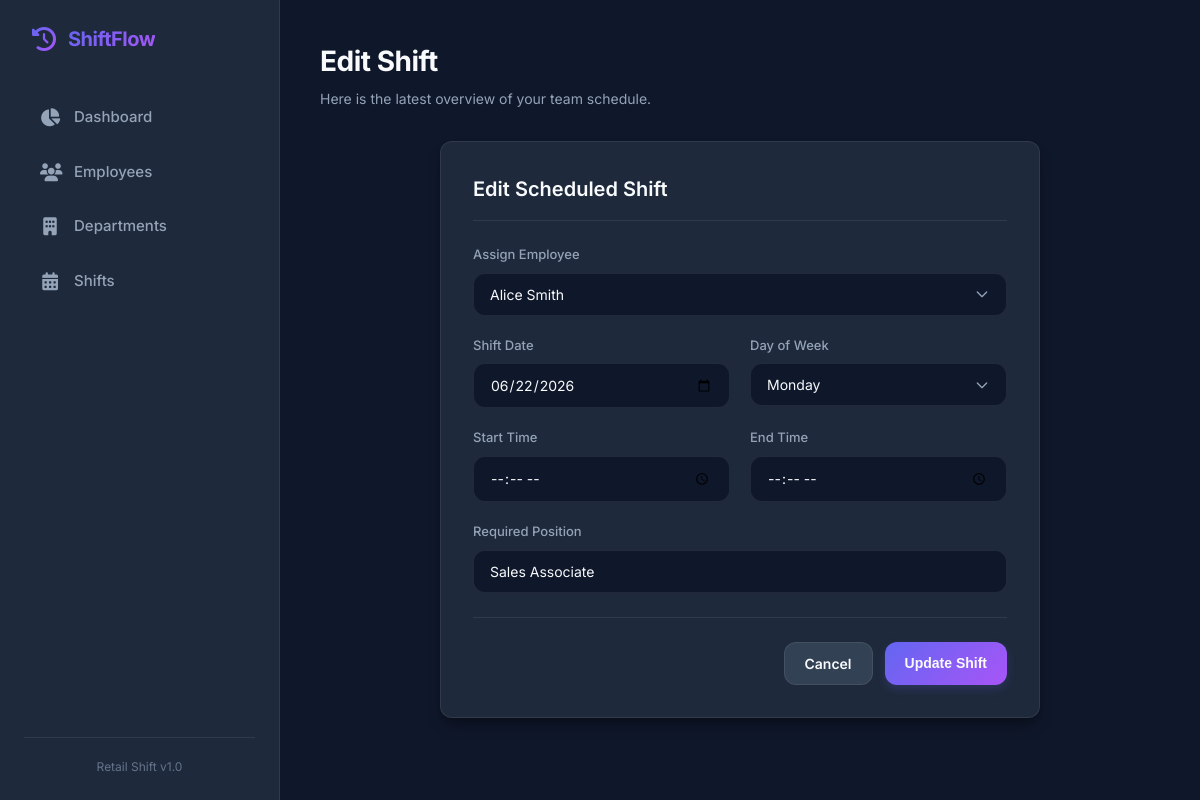
Page /edit_shift/2 on the earlier database version.
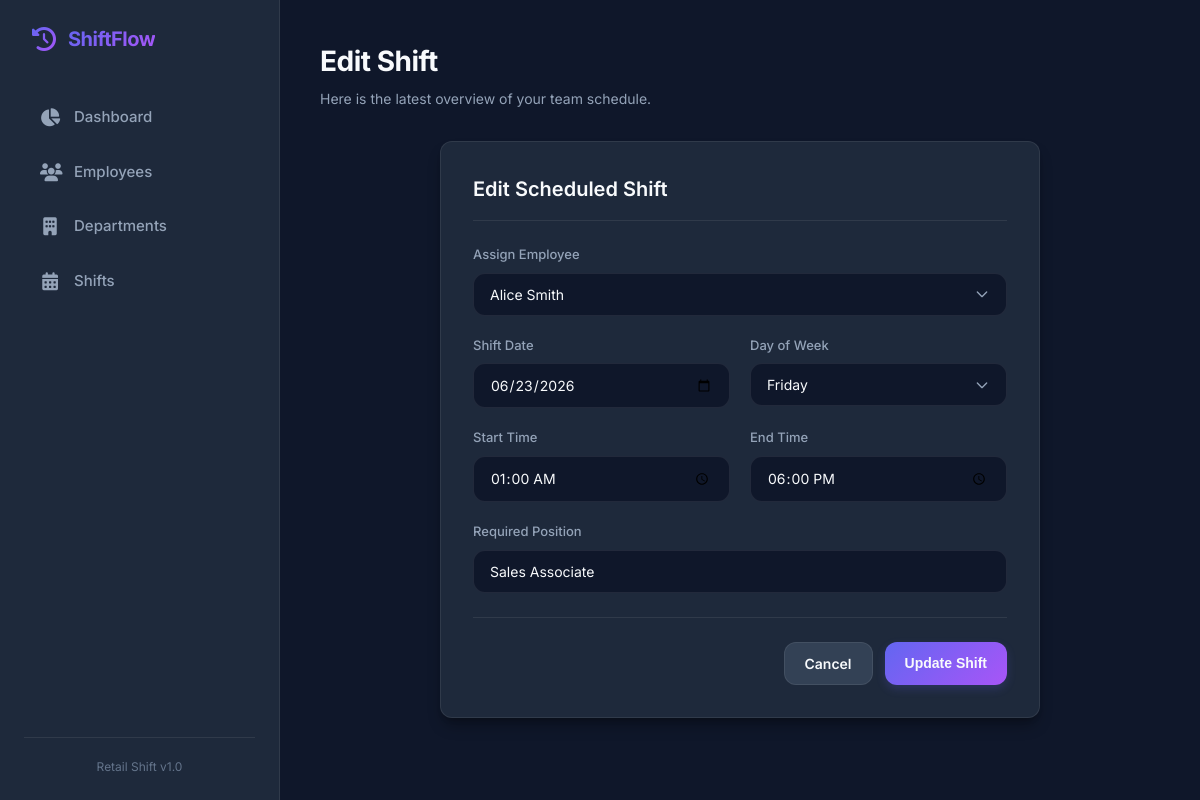
Same page on the later database version.
### tables this page shows
CREATE TABLE shifts(

        shift_id INTEGER PRIMARY KEY AUTOINCREMENT,

        employee_id INTEGER,

        shift_date TEXT,

        day_of_week TEXT,

        start_time TEXT,

        end_time TEXT,

        position_required TEXT,

        FOREIGN KEY(employee_id)
        REFERENCES employees(employee_id)

    );

CREATE TABLE employees(

        employee_id INTEGER PRIMARY KEY AUTOINCREMENT,

        first_name TEXT NOT NULL,

        last_name TEXT NOT NULL,

        phone TEXT,

        email TEXT,

        position TEXT

    , department_id INTEGER REFERENCES departments(department_id));

### app.py (the view, shortened to what this page needs)
@app.route("/edit_shift/<int:id>",
methods=["GET","POST"])
def edit_shift(id):
    conn=db()
    shift=conn.execute(
    "SELECT * FROM shifts WHERE shift_id=?",
    (id,)
    ).fetchone()
    employees=conn.execute(
    "SELECT * FROM employees"
    ).fetchall()
    return render_template(
        "edit_shift.html",
        shift=shift,
        employees=employees
    )

### app.py (called while the page is built)
def db():
    conn = sqlite3.connect(
        "retail_shift_management.db"
    )
    conn.row_factory = sqlite3.Row
    return conn

### templates/edit_shift.html (shortened to what this page needs)
{% extends "base.html" %}
{% block header_title %}Edit Shift{% endblock %}
{% block content %}
<div class="card" style="max-width: 600px; margin: 0 auto;">
    <div class="card-header">
        <h3>Edit Scheduled Shift</h3>
    </div>
    <form method="POST">
        <div class="form-grid">
            <div class="form-group form-group-full">
                <label class="form-label" for="employee_id">Assign Employee</label>
                <select class="form-control" name="employee_id" id="employee_id" required>
                    {% for e in employees %}
                    <option value="{{ e.employee_id }}" {% if e.employee_id == shift.employee_id %}selected{% endif %}>
                        {{ e.first_name }} {{ e.last_name }}
                    </option>
                    {% endfor %}
                </select>
            </div>
            <div class="form-group">
                <label class="form-label" for="shift_date">Shift Date</label>
                <input class="form-control" type="date" name="shift_date" id="shift_date" value="{{ shift.shift_date }}" required>
            </div>
            <div class="form-group">
                <label class="form-label" for="day">Day of Week</label>
                <select class="form-control" name="day" id="day" required>
                    {% for d in ['Monday', 'Tuesday', 'Wednesday', 'Thursday', 'Friday', 'Saturday', 'Sunday'] %}
                    <option value="{{ d }}" {% if d == shift.day_of_week %}selected{% endif %}>{{ d }}</option>
                    {% endfor %}
                </select>
            </div>
            <div class="form-group">
                <label class="form-label" for="start">Start Time</label>
                <input class="form-control" type="time" name="start" id="start" value="{{ shift.start_time }}" required>
            </div>
            <div class="form-group">
                <label class="form-label" for="end">End Time</label>
                <input class="form-control" type="time" name="end" id="end" value="{{ shift.end_time }}" required>
            </div>
            <div class="form-group form-group-full">
                <label class="form-label" for="position">Required Position</label>
                <input class="form-control" name="position" id="position" value="{{ shift.position_required }}" required>
            </div>
        </div>
        <div class="form-actions">
            <a href="/shifts" class="btn btn-secondary">Cancel</a>
            <button type="submit" class="btn btn-primary">Update Shift</button>
        </div>
    </form>
</div>
{% endblock %}

Differences in the rows shown:
changed shifts "Sales Associate": shift_date "06/22/2026" → "06/23/2026"; day "Monday" → "Friday"; start (not shown) → "01:00"; end (not shown) → "18:00"
